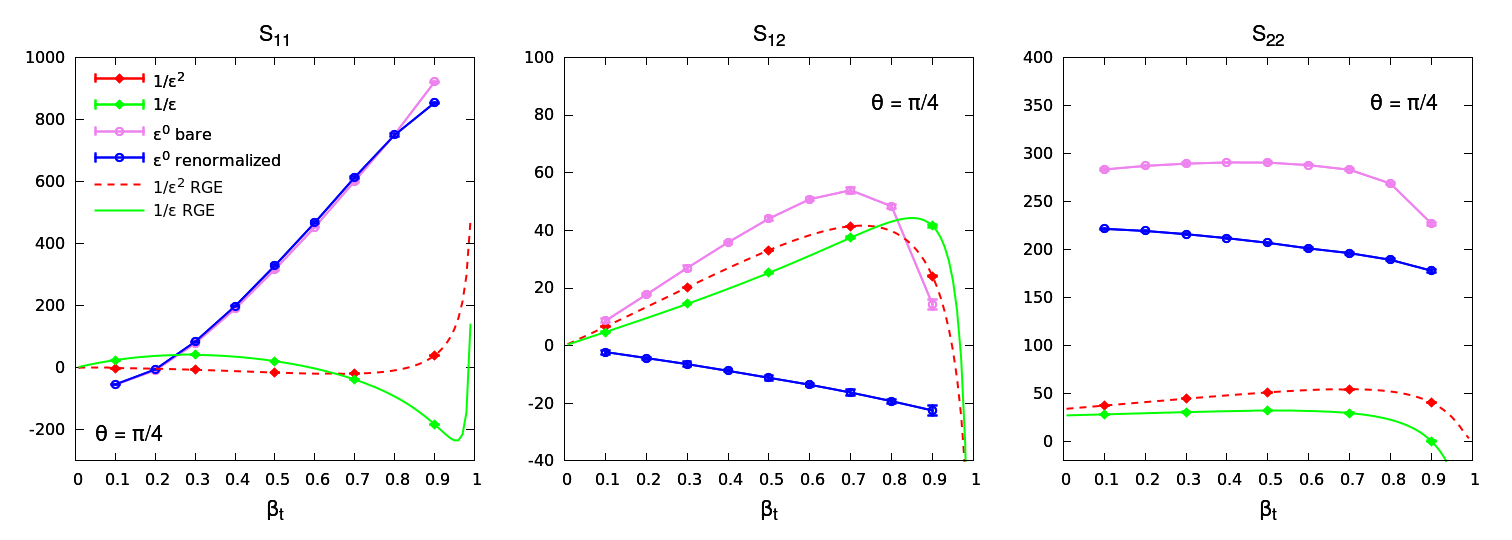

This chart was generated by the following gnuplot code:
#
 
set terminal pngcairo enhanced dashed size 21in, 7.5in 
set output 'soft-function-qq-re-beta.png'

set multiplot

set ylabel ""
set xlabel "{/Symbol b}_t" font "Helvetica, 16"

#set format y "10^{%T}"

set style line 1 lt 1 lw 2 pt 13 ps 1.2 lc rgb "red" 
set style line 2 lt 1 lw 2 pt 13 ps 1.2 lc rgb "green" 
set style line 3 lt 1 lw 2 pt 13 ps 1.2 lc rgb "blue" 
set style line 4 lt 1 lw 2 pt 13 ps 1.2 lc rgb "violet" 
set style line 5 lt 2 lw 2 pt 13 ps 1.2 lc rgb "red" 

#set grid
set xrange [0:1]
set xtics 0.1
set size 0.333333, 1

#-----------------------------------------------------------------------------
#-----------------------------------------------------------------------------
#-- Plots
#-----------------------------------------------------------------------------
#-----------------------------------------------------------------------------
#-----------------------------------------------------------------------------
set origin 0,0.0
set key top left Left reverse spacing 1.4
#set yrange [-3000:1000]
set yrange [-300:1000]
#set yrange [-1:-0.6]
set title 'S_{11}' font "Helvetica, 16"
set label 2 "{/Symbol q} = {/Symbol p}/4" at graph 0.05, 0.08 left  font "Helvetica, 16"
plot   \
  '<paste ../tabletad11.dat ../tablebub11.dat ../table2cut11.dat ../oldtable1cut.dat'  \
  u 1:($2+$6+$24+$32):($25) w err ls 1 t '1/{/Symbol e}^2',\
  '<paste ../tabletad11.dat ../tablebub11.dat ../table2cut11.dat ../oldtable1cut.dat'  \
  u 1:($3+$7+$26+$33):($27) w err ls 2 t '1/{/Symbol e}',\
  '../tablealt.dat' u 1:2:3 w err ls 4 pt 6 t '{/Symbol e}^0 bare',\
  '' u 1:2 w l ls 4 t '',\
  '<paste ../tablealt.dat ../common/tablerge2ep0.dat' u 1:($2+$9):3 w err ls 3 pt 6 t '{/Symbol e}^0 renormalized',\
  '' u 1:($2+$9) w l ls 3 t ''
  #'<paste ../tabletad11.dat ../tablebub11.dat ../table2cut11.dat ../oldtable1cut.dat'  \
  #u 1:($4+$8+$28+$34):($29) w err ls 3 t '1',\

replot \
  '../common/tablerge.dat' u 1:(-$2) w l ls 5 t '1/{/Symbol e}^2 RGE',\
  '../common/tablerge.dat' u 1:(-$3) w l ls 2 t '1/{/Symbol e} RGE'

#-----------------------------------------------------------------------------
set origin 0.33,0.0
set key top left
#set yrange [-200:200]
set yrange [-40:100]
set title 'S_{12}' font "Helvetica, 16"
set label 2 "{/Symbol q} = {/Symbol p}/4" at graph 0.75, 0.9 left 
plot   \
  '<paste ../tabletad12.dat ../tablebub12.dat ../table2cut12.dat ../oldtable1cut.dat'  \
  u 1:($2+$6+$24+$36):($25) w err ls 1 t '',\
  '<paste ../tabletad12.dat ../tablebub12.dat ../table2cut12.dat ../oldtable1cut.dat'  \
  u 1:($3+$7+$26+$37):($27) w err ls 2 t '' ,\
  '../tablealt.dat' u 1:4:5 w err ls 4 pt 6 t '',\
  '' u 1:4 w l ls 4 t '',\
  '<paste ../tablealt.dat ../common/tablerge2ep0.dat' u 1:($4+$10):5 w err ls 3 pt 6 t '',\
  '' u 1:($4+$10) w l ls 3 t ''
  #'<paste ../tabletad12.dat ../tablebub12.dat ../table2cut12.dat ../oldtable1cut.dat'  \
  #u 1:($4+$8+$28+$38):($29) w err ls 3 t '1' ,\

replot \
  '../common/tablerge.dat' u 1:(-$4) w l ls 5 t '',\
  '../common/tablerge.dat' u 1:(-$5) w l ls 2 t '',\

#-----------------------------------------------------------------------------
set origin 0.66,0.0
set key top left
set yrange [-20:400]
set title 'S_{22}' font "Helvetica, 16"
#set label 1 "Direct RG" at graph 0.17, 0.95 left 
set label 2 "{/Symbol q} = {/Symbol p}/4" at graph 0.75, 0.9 left 
plot   \
  '<paste ../tabletad22.dat ../tablebub22.dat ../table2cut22.dat ../oldtable1cut.dat'  \
  u 1:($2+$6+$24+$40):($25) w err ls 1 t '',\
  '<paste ../tabletad22.dat ../tablebub22.dat ../table2cut22.dat ../oldtable1cut.dat'  \
  u 1:($3+$7+$26+$41):($27) w err ls 2 t '',\
  '../tablealt.dat' u 1:6:7 w err ls 4 pt 6 t '',\
  '' u 1:6 w l ls 4 t '',\
  '<paste ../tablealt.dat ../common/tablerge2ep0.dat' u 1:($6+$11):7 w err ls 3 pt 6 t '',\
  '' u 1:($6+$11) w l ls 3 t ''
  #'<paste ../tabletad22.dat ../tablebub22.dat ../table2cut22.dat ../oldtable1cut.dat'  \
  #u 1:($4+$8+$28+$42):($29) w err ls 3 t '1',\

replot \
  '../common/tablerge.dat' u 1:(-$6) w l ls 5 t '',\
  '../common/tablerge.dat' u 1:(-$7) w l ls 2 t ''

set size 0.333, 0.3
unset title
unset label 2
